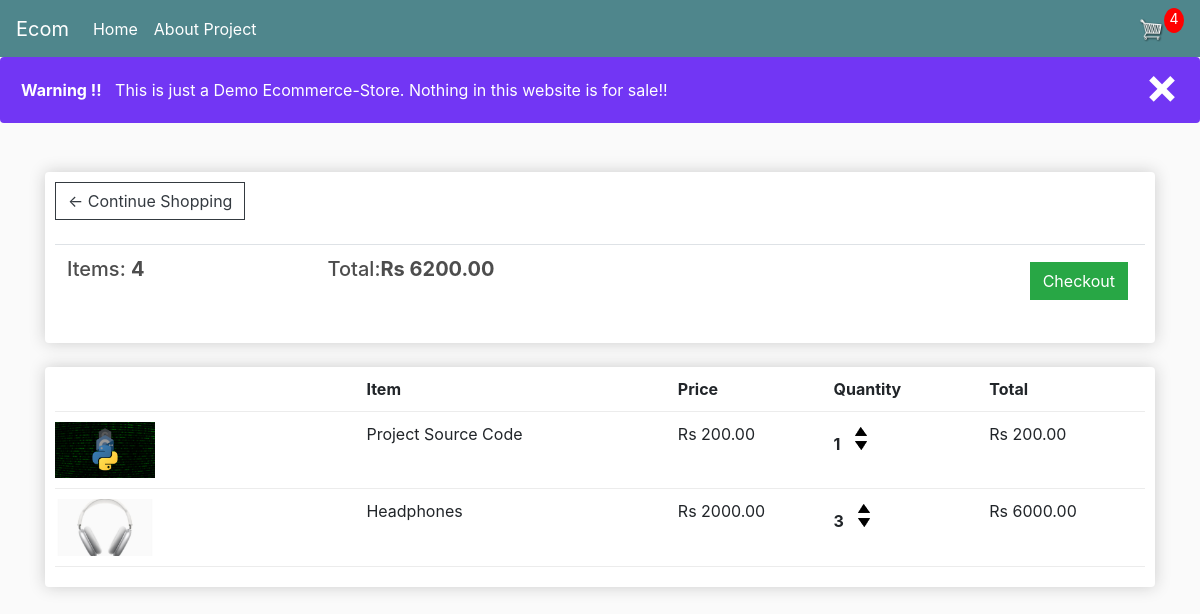
The app's page /cart/ (signed in) with its own data.
### store/models.py (models this page shows, shortened)
class Order(models.Model):
	customer = models.ForeignKey(Customer, on_delete=models.SET_NULL, null=True, blank=True)
	date_ordered = models.DateTimeField(auto_now_add=True)
	complete = models.BooleanField(default=False)
	transaction_id = models.CharField(max_length=100, null=True)
	@property
	def get_cart_total(self):
		orderitems = self.orderitem_set.all()
		total = sum([item.get_total for item in orderitems])
		return total
	@property
	def get_cart_items(self):
		orderitems = self.orderitem_set.all()
		total = sum([item.quantity for item in orderitems])
		return total

class OrderItem(models.Model):
	product = models.ForeignKey(Product, on_delete=models.SET_NULL, null=True)
	order = models.ForeignKey(Order, on_delete=models.SET_NULL, null=True)
	quantity = models.IntegerField(default=0, null=True, blank=True)
	date_added = models.DateTimeField(auto_now_add=True)
	@property
	def get_total(self):
		total = self.product.price * self.quantity
		return total

class Product(models.Model):
	name = models.CharField(max_length=200)
	price = models.DecimalField(max_digits=7, decimal_places=2)
	digital = models.BooleanField(default=False,null=True, blank=True)
	image = models.ImageField(null=True, blank=True)
	@property
	def imageURL(self):
		try:
			url = self.image.url
		except:
			url = ''
		return url

### store/views.py (the view)
# urls.py: path('cart/', views.cart, name="cart"),
def cart(request):
    data  = cartData(request)
    cartItems = data['cartItems']
    order = data['order']
    items = data['items']
    context = {'items':items, 'order':order, 'cartItems':cartItems}
    return render(request, 'store/cart.html', context)

### store/utils.py (called while the page is built)
def cartData(request):
    if request.user.is_authenticated:
        customer = request.user.customer
        order, created = Order.objects.get_or_create(customer=customer, complete=False)
        items = order.orderitem_set.all()
        cartItems = order.get_cart_items
    else:
        cookieData = cookieCart(request)
        cartItems = cookieData['cartItems']
        order = cookieData['order']
        items = cookieData['items']
    return {'cartItems':cartItems, 'order':order, 'items':items}

### store/templates/store/cart.html
{%extends 'store/main.html'%}
{% load static %}
{% block content %}
<div class="row">
	<div class="col-lg-12">
		<div class="box-element">
            <a  class="btn btn-outline-dark" href="{% url 'store' %}">&#x2190; Continue Shopping</a>
            <br>
            <br>
            <table class="table">
                <tr>
                    <th><h5>Items: <strong>{{order.get_cart_items}}</strong></h5></th>
                    <th><h5>Total:<strong>Rs {{order.get_cart_total}}</strong></h5></th>
                    <th>
                        <a  style="float:right; margin:5px;" class="btn btn-success" href="{% url 'checkout' %}">Checkout</a>
                    </th>
                </tr>
            </table>
        </div>
		<br>
		<div class="box-element">
            <div class="cart-row">
                <div style="flex:2"></div>
                <div style="flex:2"><strong>Item</strong></div>
                <div style="flex:1"><strong>Price</strong></div>
                <div style="flex:1"><strong>Quantity</strong></div>
                <div style="flex:1"><strong>Total</strong></div>
            </div>
            {%for item in items%}
            <div class="cart-row">
                <div style="flex:2"><img class="row-image" src="{{item.product.imageURL}}"></div>
                <div style="flex:2"><p>{{item.product.name}}</p></div>
                <div style="flex:1"><p>Rs {{item.product.price|floatformat:2}}</p></div>
                <div style="flex:1">
                    <p class="quantity">{{item.quantity}}</p>
                    <div class="quantity">
                        <img data-product='{{item.product.id}}' data-action='add' class="chg-quantity update-cart" src="{% static  'images/arrow-up.png' %}">
      							<img data-product='{{item.product.id}}' data-action='remove' class="chg-quantity update-cart" src="{% static  'images/arrow-down.png' %}">
                    </div>
                </div>
                <div style="flex:1"><p>Rs {{item.get_total}}</p></div>
            </div>
            {%endfor%}
	</div>
</div>
{% endblock content %}

### static/css/main.css (style rules this page uses)
body { background-color: hsl(0, 0%, 98%); }
h1,h2,h3,h4,h5,h6 { color:hsl(0, 0%, 30%); }
.box-element { box-shadow:hsl(0, 0%, 80%) 0 0 16px; background-color: #fff; border-radius: 4px; padding: 10px; }
.col-lg-4, .col-lg-6, .col-lg-8, .col-lg-12 { margin-top: 10px; }
.btn { border-radius: 0; }
.row-image { width: 100px; }
.cart-row { display: flex; align-items: flex-stretch; padding-bottom: 10px; margin-bottom: 10px; border-bottom: 1px solid #ececec; }
.quantity { display: inline-block; font-weight: 700; padding-right:10px; }
.chg-quantity { width: 12px; cursor: pointer; display: block; margin-top: 5px; transition:.1s; }

### records on screen
Order: get_cart_items "4", get_cart_total "6200.00"
OrderItem: product.imageURL (picture), product.name "Project Source Code", product.price "200.00", quantity "1", get_total "200.00"
OrderItem: product.imageURL (picture), product.name "Headphones", product.price "2000.00", quantity "3", get_total "6000.00"

### other values on screen
{{ cartItems }} "4"
